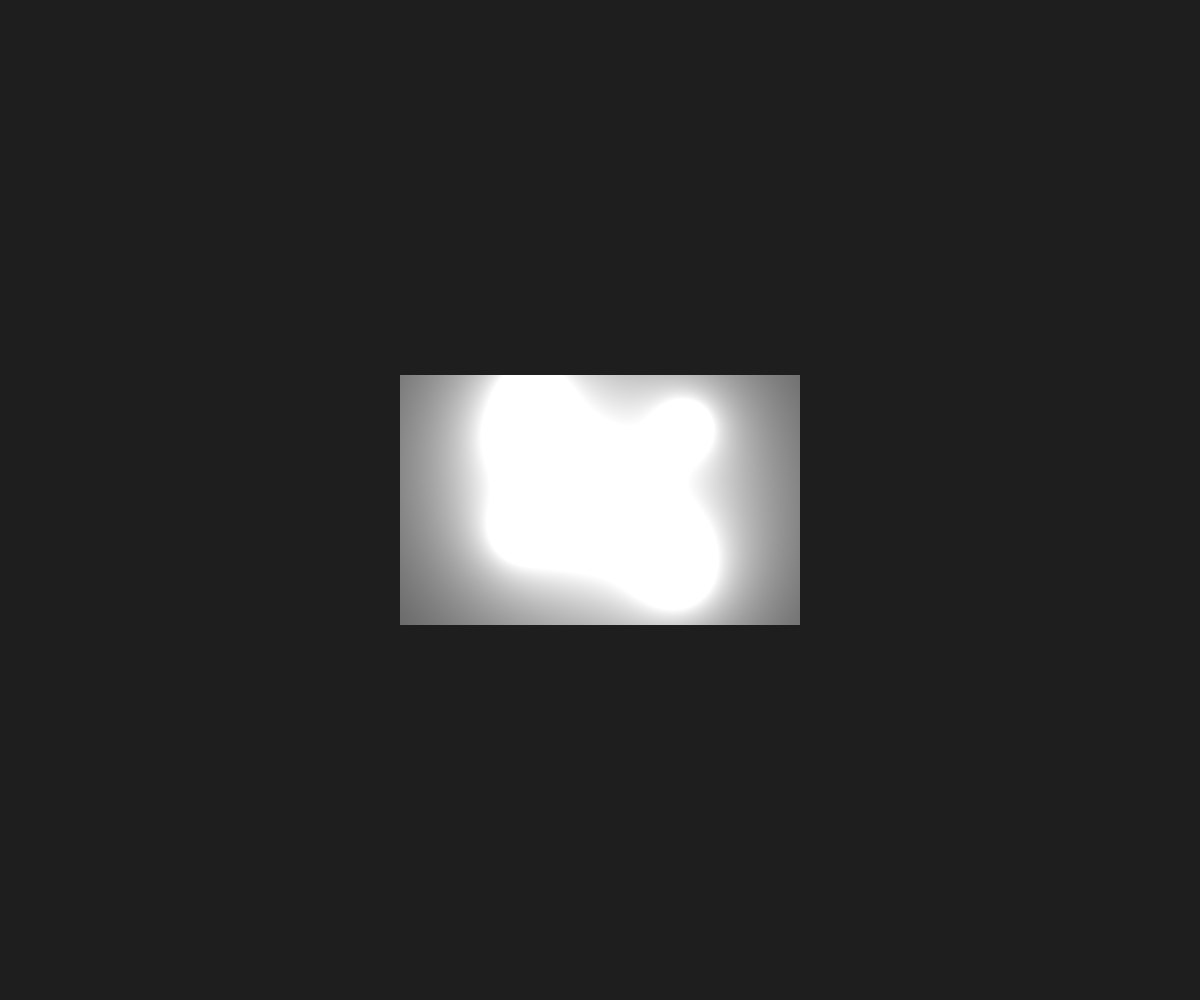
Frame 1 (no input)
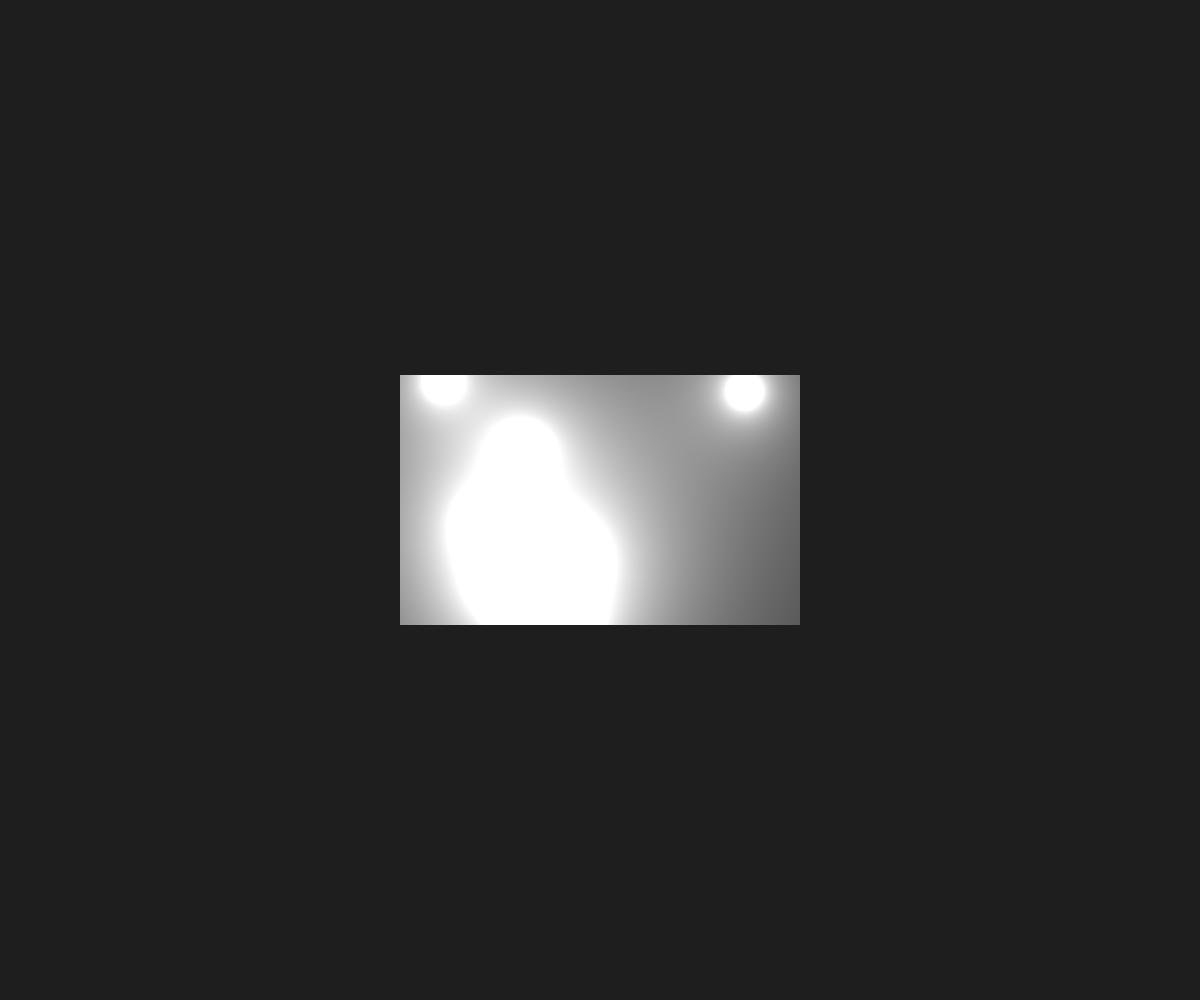
Frame 60 (no input)
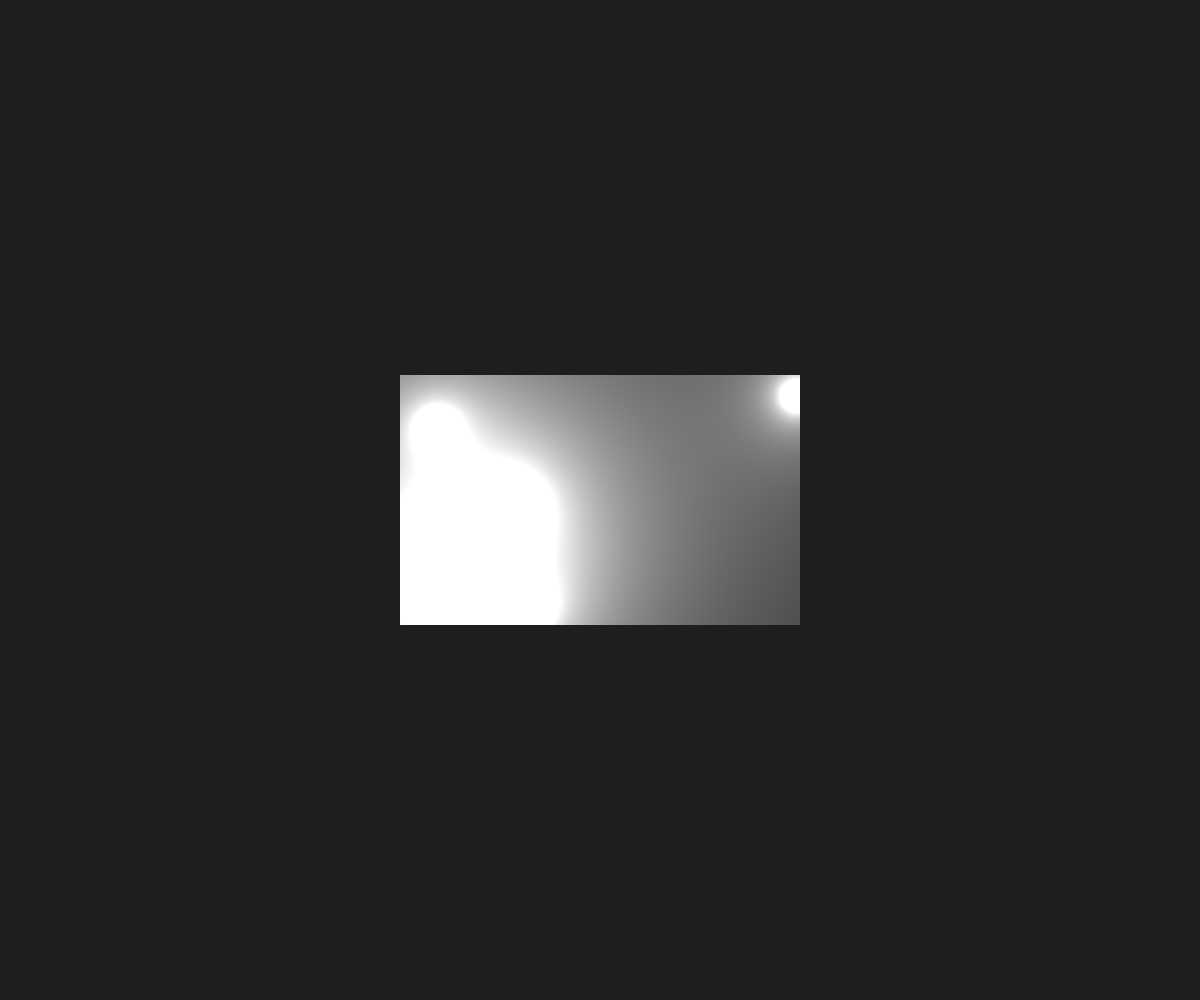
Frame 120 (the mouse pressed at the canvas centre since frame 60)

The p5.js sketch that drew these frames (run headless with seeded random() and noise() and a simulated clock; from frame 60 on, the mouse is pressed at the canvas centre):

// p5.js sketch
// ── sketch.js
let circles = [];
let w = 400, h = 250;
let startX, startY, endX, endY;

function setup() {
  createCanvas(windowWidth, windowHeight);
  pixelDensity(1);

  startX = (width - w)/ 2;
  startY = (height - h)/ 2;
  endX = (width + w)/ 2;
  endY = (height + h)/ 2;

  for(let i = 0; i< 8; i++){
    circles.push(new Circle(random(startX, endX), random(startY, endY)));
  }
}

function draw() {
  background(30);

  loadPixels();

  for (x = startX; x < endX; x++) {
    for (y = startY; y < endY; y++) {
      let sum = 0;
      for (i = 0; i < circles.length; i++) {
        let xdif = x - circles[i].pos.x;
        let ydif = y - circles[i].pos.y;
        let d = sqrt(xdif * xdif + ydif * ydif);
        sum += 50 * circles[i].d/ d;
      }

      set(x,y,sum)
    }
  }

  updatePixels();

  for(let i = 0; i < circles.length; i++){
    circles[i].update();
    // circles[i].display();
  }
}

class Circle {
  constructor(x,y){
    this.pos = createVector(x,y);
    this.vel = createVector(random(-2,2), random(-2,2));
    this.d = random(50, 70);
  }

  display(){
    ellipse(this.pos.x, this.pos.y, this.d);
  }

  update(){
    if (this.pos.x > endX || this.pos.x < startX){
      this.vel.x = - this.vel.x;
    }
    if (this.pos.y > endY || this.pos.y < startY){
      this.vel.y = - this.vel.y;
    }
    this.pos.add(this.vel);
  }
}
